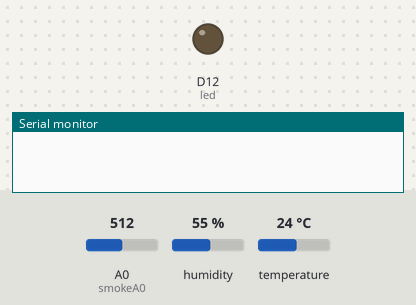
The sketch below on a simulated Arduino Uno R4 WiFi. Shown: output pins drawn as LEDs (lit = HIGH), the last lines printed to the serial monitor. The inputs (shaded band) are chosen by the test bench; at power-on: A0 (smokeA0) = 512, humidity 55 %, temperature 24 °C. WiFi joins after 1.5 s; servers stay silent unless stated; the local clock reads 2024-03-15 10:24:30 at power-on unless the sketch sets it; no MQTT or app messages arrive unless stated.

Above: at 0.1 s.
At 2.1 s:
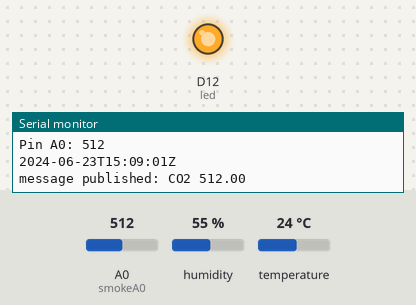
Timing chart, 0 to 3.6 s (numbered marks = the images above):
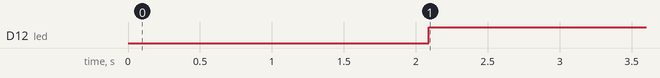

The sketch:

arduino_code.ino
```cpp
#include <DHT11.h>
#include "WiFiS3.h"
#include "WiFiSSLClient.h"
#include <PubSubClient.h>
#include <ArduinoJson.h>
#include "RTC.h"

DHT11 dht11(7);
int smokeA0 = A0;
int led = 12;
int threshold = 300;

const char* ssid = "___";
const char* password = "___";

const char* mqtt_user = "device";
const char* mqtt_pw = "Device123";

char mqttServerAddress[] = "c93e99eaf93b4f81aa4db3ba6fee2780.s1.eu.hivemq.cloud";
int mqttServerPort = 8883;

const char* server_cert PROGMEM = R"EOF(
-----BEGIN CERTIFICATE-----
MIIFazCCA1OgAwIBAgIRAIIQz7DSQONZRGPgu2OCiwAwDQYJKoZIhvcNAQELBQAw
TzELMAkGA1UEBhMCVVMxKTAnBgNVBAoTIEludGVybmV0IFNlY3VyaXR5IFJlc2Vh
cmNoIEdyb3VwMRUwEwYDVQQDEwxJU1JHIFJvb3QgWDEwHhcNMTUwNjA0MTEwNDM4
WhcNMzUwNjA0MTEwNDM4WjBPMQswCQYDVQQGEwJVUzEpMCcGA1UEChMgSW50ZXJu
ZXQgU2VjdXJpdHkgUmVzZWFyY2ggR3JvdXAxFTATBgNVBAMTDElTUkcgUm9vdCBY
MTCCAiIwDQYJKoZIhvcNAQEBBQADggIPADCCAgoCggIBAK3oJHP0FDfzm54rVygc
h77ct984kIxuPOZXoHj3dcKi/vVqbvYATyjb3miGbESTtrFj/RQSa78f0uoxmyF+
0TM8ukj13Xnfs7j/EvEhmkvBioZxaUpmZmyPfjxwv60pIgbz5MDmgK7iS4+3mX6U
A5/TR5d8mUgjU+g4rk8Kb4Mu0UlXjIB0ttov0DiNewNwIRt18jA8+o+u3dpjq+sW
T8KOEUt+zwvo/7V3LvSye0rgTBIlDHCNAymg4VMk7BPZ7hm/ELNKjD+Jo2FR3qyH
B5T0Y3HsLuJvW5iB4YlcNHlsdu87kGJ55tukmi8mxdAQ4Q7e2RCOFvu396j3x+UC
B5iPNgiV5+I3lg02dZ77DnKxHZu8A/lJBdiB3QW0KtZB6awBdpUKD9jf1b0SHzUv
KBds0pjBqAlkd25HN7rOrFleaJ1/ctaJxQZBKT5ZPt0m9STJEadao0xAH0ahmbWn
OlFuhjuefXKnEgV4We0+UXgVCwOPjdAvBbI+e0ocS3MFEvzG6uBQE3xDk3SzynTn
jh8BCNAw1FtxNrQHusEwMFxIt4I7mKZ9YIqioymCzLq9gwQbooMDQaHWBfEbwrbw
qHyGO0aoSCqI3Haadr8faqU9GY/rOPNk3sgrDQoo//fb4hVC1CLQJ13hef4Y53CI
rU7m2Ys6xt0nUW7/vGT1M0NPAgMBAAGjQjBAMA4GA1UdDwEB/wQEAwIBBjAPBgNV
HRMBAf8EBTADAQH/MB0GA1UdDgQWBBR5tFnme7bl5AFzgAiIyBpY9umbbjANBgkq
hkiG9w0BAQsFAAOCAgEAVR9YqbyyqFDQDLHYGmkgJykIrGF1XIpu+ILlaS/V9lZL
ubhzEFnTIZd+50xx+7LSYK05qAvqFyFWhfFQDlnrzuBZ6brJFe+GnY+EgPbk6ZGQ
3BebYhtF8GaV0nxvwuo77x/Py9auJ/GpsMiu/X1+mvoiBOv/2X/qkSsisRcOj/KK
NFtY2PwByVS5uCbMiogziUwthDyC3+6WVwW6LLv3xLfHTjuCvjHIInNzktHCgKQ5
ORAzI4JMPJ+GslWYHb4phowim57iaztXOoJwTdwJx4nLCgdNbOhdjsnvzqvHu7Ur
TkXWStAmzOVyyghqpZXjFaH3pO3JLF+l+/+sKAIuvtd7u+Nxe5AW0wdeRlN8NwdC
jNPElpzVmbUq4JUagEiuTDkHzsxHpFKVK7q4+63SM1N95R1NbdWhscdCb+ZAJzVc
oyi3B43njTOQ5yOf+1CceWxG1bQVs5ZufpsMljq4Ui0/1lvh+wjChP4kqKOJ2qxq
4RgqsahDYVvTH9w7jXbyLeiNdd8XM2w9U/t7y0Ff/9yi0GE44Za4rF2LN9d11TPA
mRGunUHBcnWEvgJBQl9nJEiU0Zsnvgc/ubhPgXRR4Xq37Z0j4r7g1SgEEzwxA57d
emyPxgcYxn/eR44/KJ4EBs+lVDR3veyJm+kXQ99b21/+jh5Xos1AnX5iItreGCc=
-----END CERTIFICATE-----

)EOF";

int status = WL_IDLE_STATUS;
int msgCounter = 0;

WiFiSSLClient client;
PubSubClient mqttClient(client);

void setup() {
  pinMode(led, OUTPUT);
  digitalWrite(led, LOW);
  Serial.begin(9600);
  setup_wifi();
  client.setCACert(server_cert);

  RTC.begin();
  RTCTime startTime(23, Month::JUNE, 2024, 15, 9, 00, DayOfWeek::SUNDAY, SaveLight::SAVING_TIME_ACTIVE);
  RTC.setTime(startTime);

  mqttClient.setServer(mqttServerAddress, mqttServerPort);
  mqttClient.setCallback(callback);
}

void setup_wifi() {
  delay(10);
  // Start the WiFi connection
  WiFi.begin(ssid, password);

  while (WiFi.status() != WL_CONNECTED) {
    delay(500);
    Serial.print(".");
  }

  Serial.println("WiFi connected");
  Serial.print("IP address: ");
  Serial.println(WiFi.localIP());
}

void getTempAndHumidity() {
  int temperature = 0;
  int humidity = 0;

  int result = dht11.readTemperatureHumidity(temperature, humidity);
  if (result == 0) {
    Serial.print("Temperature: ");
    Serial.print(temperature);
    Serial.print(" °C\tHumidity: ");
    Serial.print(humidity);
    Serial.println(" %");

    char tempString[8];
    dtostrf(temperature, 1, 2, tempString);
    char humString[8];
    dtostrf(humidity, 1, 2, humString);

    pub("room/epic_mus/temperature", tempString, "temperature");
    pub("room/epic_mus/humidity", humString, "humidity");
    message_published_serial("temperature ", tempString);
    message_published_serial("humidity ", humString);
  } else {
    Serial.println(DHT11::getErrorString(result));
  }
}

void pub(char* topic, char* value, char* device){
  // Create JSON object
    StaticJsonDocument<200> doc;
    doc["device"] = device;
    doc["value"] = value;


    RTCTime currentTime;
    RTC.getTime(currentTime);
    int currentYear = currentTime.getYear();
    int currentMonth = Month2int(currentTime.getMonth());
    int currentDay = currentTime.getDayOfMonth();
    int currentHour = currentTime.getHour();
    int currentMinute = currentTime.getMinutes();
    int currentSecond = currentTime.getSeconds();

    // Format the date and time as an ISO 8601 string
    char isoDateTime[21];
    snprintf(isoDateTime, sizeof(isoDateTime), "%02d-%02d-%02dT%02d:%02d:%02dZ", currentYear, currentMonth, currentDay, currentHour, currentMinute, currentSecond);
    Serial.println(isoDateTime);
    doc["timestamp"] = isoDateTime;

    // Serialize JSON to string
    char jsonBuffer[512];
    serializeJson(doc, jsonBuffer);

    mqttClient.publish(topic, jsonBuffer);

}

void getCo2() {
  int analogSensor = analogRead(smokeA0);

  Serial.print("Pin A0: ");
  Serial.println(analogSensor);

  if (analogSensor > threshold) {
    digitalWrite(led, HIGH);
  } else {
    digitalWrite(led, LOW);
  }

  char co2String[8];
  dtostrf(analogSensor, 1, 2, co2String);
  pub("room/epic_mus/co2", co2String, "co2");
  message_published_serial("CO2 ", co2String);
}

void loop() {

 if (!mqttClient.connected()) {
    reconnect();
  }
  // interact with broker - ermöglicht Nebenläufigkeit
  mqttClient.loop();

  getTempAndHumidity();
  getCo2();
  delay(2000); // Delay to avoid flooding the MQTT broker
}

void callback(char* topic, byte* payload, unsigned int length) {
  Serial.print("Message arrived [");
  Serial.print(topic);
  Serial.print("] ");
  for (int i=0;i<length;i++) {
    Serial.print((char)payload[i]);
  }
  Serial.println();
}

void message_published_serial(char* topic, char* message){
      Serial.print("message published: ");
      Serial.print(topic);
      Serial.println(message);
}

// reconnect logic for MQTT
void reconnect() {
  // Loop until we're reconnected
  while (!mqttClient.connected()) {
    Serial.print("Attempting MQTT connection...");
    //setup_wifi();
    // Attempt to connect
	// this must be a unique ID for every client!!!
    if (mqttClient.connect("RoomSense", mqtt_user, mqtt_pw)) {
      Serial.println("connected");
    } else {
      Serial.print("failed, rc=");
      Serial.print(mqttClient.state());
      Serial.println(" try again in 5 seconds");
      // Wait 5 seconds before retrying
      delay(5000);
    }
  }
}
```

Measured:
- by itself, D12 (led): LOW → HIGH at 2.1 s
